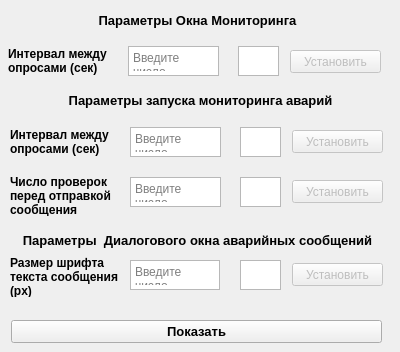
    <widget class="QWidget" name="tab_5">
     <attribute name="title">
      <string>Настройки</string>
     </attribute>
     <widget class="QLabel" name="label_36">
      <property name="geometry">
       <rect>
        <x>10</x>
        <y>175</y>
        <width>111</width>
        <height>41</height>
       </rect>
      </property>
      <property name="font">
       <font>
        <weight>75</weight>
        <bold>true</bold>
       </font>
      </property>
      <property name="text">
       <string>Число проверок перед отправкой сообщения</string>
      </property>
      <property name="wordWrap">
       <bool>true</bool>
      </property>
     </widget>
     <widget class="QTextEdit" name="textEdit_27">
      <property name="geometry">
       <rect>
        <x>130</x>
        <y>177</y>
        <width>91</width>
        <height>30</height>
       </rect>
      </property>
      <property name="placeholderText">
       <string>Введите число</string>
      </property>
     </widget>
     <widget class="QPushButton" name="Set_monitor_count_btn">
      <property name="enabled">
       <bool>false</bool>
      </property>
      <property name="geometry">
       <rect>
        <x>292</x>
        <y>180</y>
        <width>91</width>
        <height>23</height>
       </rect>
      </property>
      <property name="text">
       <string>Установить</string>
      </property>
     </widget>
     <widget class="QTextBrowser" name="textBrowser_25">
      <property name="geometry">
       <rect>
        <x>240</x>
        <y>177</y>
        <width>41</width>
        <height>30</height>
       </rect>
      </property>
      <property name="font">
       <font>
        <pointsize>10</pointsize>
        <weight>75</weight>
        <bold>true</bold>
       </font>
      </property>
      <property name="html">
       <string>&lt;!DOCTYPE HTML PUBLIC &quot;-//W3C//DTD HTML 4.0//EN&quot; &quot;http://www.w3.org/TR/REC-html40/strict.dtd&quot;&gt;
&lt;html&gt;&lt;head&gt;&lt;meta name=&quot;qrichtext&quot; content=&quot;1&quot; /&gt;&lt;style type=&quot;text/css&quot;&gt;
p, li { white-space: pre-wrap; }
&lt;/style&gt;&lt;/head&gt;&lt;body style=&quot; font-family:'MS Shell Dlg 2'; font-size:10pt; font-weight:600; font-style:normal;&quot;&gt;
&lt;p align=&quot;center&quot; style=&quot;-qt-paragraph-type:empty; margin-top:0px; margin-bottom:0px; margin-left:0px; margin-right:0px; -qt-block-indent:0; text-indent:0px; font-size:8pt; font-weight:400;&quot;&gt;&lt;br /&gt;&lt;/p&gt;&lt;/body&gt;&lt;/html&gt;</string>
      </property>
     </widget>
     <widget class="QLabel" name="label_38">
      <property name="geometry">
       <rect>
        <x>7</x>
        <y>10</y>
        <width>381</width>
        <height>20</height>
       </rect>
      </property>
      <property name="font">
       <font>
        <pointsize>10</pointsize>
        <weight>75</weight>
        <bold>true</bold>
       </font>
      </property>
      <property name="layoutDirection">
       <enum>Qt::LeftToRight</enum>
      </property>
      <property name="text">
       <string>Параметры Окна Мониторинга</string>
      </property>
      <property name="alignment">
       <set>Qt::AlignCenter</set>
      </property>
     </widget>
     <widget class="QTextBrowser" name="textBrowser_6">
      <property name="geometry">
       <rect>
        <x>238</x>
        <y>46</y>
        <width>41</width>
        <height>30</height>
       </rect>
      </property>
      <property name="font">
       <font>
        <pointsize>10</pointsize>
        <weight>75</weight>
        <bold>true</bold>
       </font>
      </property>
      <property name="layoutDirection">
       <enum>Qt::RightToLeft</enum>
      </property>
      <property name="autoFillBackground">
       <bool>true</bool>
      </property>
      <property name="html">
       <string>&lt;!DOCTYPE HTML PUBLIC &quot;-//W3C//DTD HTML 4.0//EN&quot; &quot;http://www.w3.org/TR/REC-html40/strict.dtd&quot;&gt;
&lt;html&gt;&lt;head&gt;&lt;meta name=&quot;qrichtext&quot; content=&quot;1&quot; /&gt;&lt;style type=&quot;text/css&quot;&gt;
p, li { white-space: pre-wrap; }
&lt;/style&gt;&lt;/head&gt;&lt;body style=&quot; font-family:'MS Shell Dlg 2'; font-size:10pt; font-weight:600; font-style:normal;&quot;&gt;
&lt;p align=&quot;center&quot; style=&quot;-qt-paragraph-type:empty; margin-top:0px; margin-bottom:0px; margin-left:0px; margin-right:0px; -qt-block-indent:0; text-indent:0px;&quot;&gt;&lt;br /&gt;&lt;/p&gt;&lt;/body&gt;&lt;/html&gt;</string>
      </property>
     </widget>
     <widget class="QTextEdit" name="textEdit_9">
      <property name="geometry">
       <rect>
        <x>128</x>
        <y>46</y>
        <width>91</width>
        <height>30</height>
       </rect>
      </property>
      <property name="sizePolicy">
       <sizepolicy hsizetype="MinimumExpanding" vsizetype="Minimum">
        <horstretch>0</horstretch>
        <verstretch>0</verstretch>
       </sizepolicy>
      </property>
      <property name="placeholderText">
       <string>Введите число</string>
      </property>
     </widget>
     <widget class="QLabel" name="label_37">
      <property name="geometry">
       <rect>
        <x>8</x>
        <y>46</y>
        <width>121</width>
        <height>29</height>
       </rect>
      </property>
      <property name="font">
       <font>
        <weight>75</weight>
        <bold>true</bold>
       </font>
      </property>
      <property name="text">
       <string>Интервал между опросами (сек)</string>
      </property>
      <property name="wordWrap">
       <bool>true</bool>
      </property>
     </widget>
     <widget class="QPushButton" name="Set_window_interval_time_btn">
      <property name="enabled">
       <bool>false</bool>
      </property>
      <property name="geometry">
       <rect>
        <x>290</x>
        <y>50</y>
        <width>91</width>
        <height>23</height>
       </rect>
      </property>
      <property name="text">
       <string>Установить</string>
      </property>
     </widget>
     <widget class="QLabel" name="label_39">
      <property name="geometry">
       <rect>
        <x>10</x>
        <y>90</y>
        <width>381</width>
        <height>20</height>
       </rect>
      </property>
      <property name="font">
       <font>
        <pointsize>10</pointsize>
        <weight>75</weight>
        <bold>true</bold>
       </font>
      </property>
      <property name="layoutDirection">
       <enum>Qt::LeftToRight</enum>
      </property>
      <property name="text">
       <string>Параметры запуска мониторинга аварий</string>
      </property>
      <property name="alignment">
       <set>Qt::AlignCenter</set>
      </property>
     </widget>
     <widget class="QLabel" name="label_34">
      <property name="geometry">
       <rect>
        <x>10</x>
        <y>127</y>
        <width>111</width>
        <height>29</height>
       </rect>
      </property>
      <property name="font">
       <font>
        <weight>75</weight>
        <bold>true</bold>
       </font>
      </property>
      <property name="text">
       <string>Интервал между опросами (сек)</string>
      </property>
      <property name="wordWrap">
       <bool>true</bool>
      </property>
     </widget>
     <widget class="QPushButton" name="Set_monitor_btn">
      <property name="enabled">
       <bool>false</bool>
      </property>
      <property name="geometry">
       <rect>
        <x>292</x>
        <y>130</y>
        <width>91</width>
        <height>23</height>
       </rect>
      </property>
      <property name="text">
       <string>Установить</string>
      </property>
     </widget>
     <widget class="QTextEdit" name="textEdit_8">
      <property name="geometry">
       <rect>
        <x>130</x>
        <y>127</y>
        <width>91</width>
        <height>30</height>
       </rect>
      </property>
      <property name="placeholderText">
       <string>Введите число</string>
      </property>
     </widget>
     <widget class="QTextBrowser" name="textBrowser_5">
      <property name="geometry">
       <rect>
        <x>240</x>
        <y>127</y>
        <width>41</width>
        <height>30</height>
       </rect>
      </property>
      <property name="font">
       <font>
        <pointsize>10</pointsize>
        <weight>75</weight>
        <bold>true</bold>
       </font>
      </property>
      <property name="html">
       <string>&lt;!DOCTYPE HTML PUBLIC &quot;-//W3C//DTD HTML 4.0//EN&quot; &quot;http://www.w3.org/TR/REC-html40/strict.dtd&quot;&gt;
&lt;html&gt;&lt;head&gt;&lt;meta name=&quot;qrichtext&quot; content=&quot;1&quot; /&gt;&lt;style type=&quot;text/css&quot;&gt;
p, li { white-space: pre-wrap; }
&lt;/style&gt;&lt;/head&gt;&lt;body style=&quot; font-family:'MS Shell Dlg 2'; font-size:10pt; font-weight:600; font-style:normal;&quot;&gt;
&lt;p align=&quot;center&quot; style=&quot;-qt-paragraph-type:empty; margin-top:0px; margin-bottom:0px; margin-left:0px; margin-right:0px; -qt-block-indent:0; text-indent:0px; font-size:8pt; font-weight:400;&quot;&gt;&lt;br /&gt;&lt;/p&gt;&lt;/body&gt;&lt;/html&gt;</string>
      </property>
     </widget>
     <widget class="QLabel" name="label_40">
      <property name="geometry">
       <rect>
        <x>12</x>
        <y>230</y>
        <width>371</width>
        <height>20</height>
       </rect>
      </property>
      <property name="font">
       <font>
        <pointsize>10</pointsize>
        <weight>75</weight>
        <bold>true</bold>
       </font>
      </property>
      <property name="text">
       <string>Параметры  Диалогового окна аварийных сообщений</string>
      </property>
      <property name="alignment">
       <set>Qt::AlignCenter</set>
      </property>
     </widget>
     <widget class="QTextEdit" name="textEdit_35">
      <property name="geometry">
       <rect>
        <x>130</x>
        <y>260</y>
        <width>90</width>
        <height>30</height>
       </rect>
      </property>
      <property name="placeholderText">
       <string>Введите число</string>
      </property>
     </widget>
     <widget class="QLabel" name="label_41">
      <property name="geometry">
       <rect>
        <x>10</x>
        <y>256</y>
        <width>111</width>
        <height>41</height>
       </rect>
      </property>
      <property name="font">
       <font>
        <weight>75</weight>
        <bold>true</bold>
       </font>
      </property>
      <property name="text">
       <string>Размер шрифта текста сообщения (px)</string>
      </property>
      <property name="wordWrap">
       <bool>true</bool>
      </property>
     </widget>
     <widget class="QTextBrowser" name="textBrowser_27">
      <property name="geometry">
       <rect>
        <x>240</x>
        <y>260</y>
        <width>41</width>
        <height>30</height>
       </rect>
      </property>
      <property name="font">
       <font>
        <pointsize>10</pointsize>
        <weight>75</weight>
        <bold>true</bold>
       </font>
      </property>
      <property name="toolTip">
       <string>&lt;html&gt;&lt;head/&gt;&lt;body&gt;&lt;p align=&quot;center&quot;&gt;&lt;span style=&quot; font-size:10pt; font-weight:600;&quot;&gt;&lt;br/&gt;&lt;/span&gt;&lt;/p&gt;&lt;/body&gt;&lt;/html&gt;</string>
      </property>
      <property name="whatsThis">
       <string>&lt;html&gt;&lt;head/&gt;&lt;body&gt;&lt;p align=&quot;center&quot;&gt;&lt;span style=&quot; font-size:10pt; font-weight:600;&quot;&gt;&lt;br/&gt;&lt;/span&gt;&lt;/p&gt;&lt;/body&gt;&lt;/html&gt;</string>
      </property>
      <property name="html">
       <string>&lt;!DOCTYPE HTML PUBLIC &quot;-//W3C//DTD HTML 4.0//EN&quot; &quot;http://www.w3.org/TR/REC-html40/strict.dtd&quot;&gt;
&lt;html&gt;&lt;head&gt;&lt;meta name=&quot;qrichtext&quot; content=&quot;1&quot; /&gt;&lt;style type=&quot;text/css&quot;&gt;
p, li { white-space: pre-wrap; }
&lt;/style&gt;&lt;/head&gt;&lt;body style=&quot; font-family:'MS Shell Dlg 2'; font-size:10pt; font-weight:600; font-style:normal;&quot;&gt;
&lt;p align=&quot;center&quot; style=&quot;-qt-paragraph-type:empty; margin-top:0px; margin-bottom:0px; margin-left:0px; margin-right:0px; -qt-block-indent:0; text-indent:0px;&quot;&gt;&lt;br /&gt;&lt;/p&gt;&lt;/body&gt;&lt;/html&gt;</string>
      </property>
     </widget>
     <widget class="QPushButton" name="Set_font_size_btn">
      <property name="enabled">
       <bool>false</bool>
      </property>
      <property name="geometry">
       <rect>
        <x>292</x>
        <y>263</y>
        <width>91</width>
        <height>23</height>
       </rect>
      </property>
      <property name="text">
       <string>Установить</string>
      </property>
     </widget>
     <widget class="QPushButton" name="View_message_box_btn">
      <property name="geometry">
       <rect>
        <x>11</x>
        <y>320</y>
        <width>371</width>
        <height>23</height>
       </rect>
      </property>
      <property name="font">
       <font>
        <pointsize>10</pointsize>
        <weight>75</weight>
        <bold>true</bold>
       </font>
      </property>
      <property name="text">
       <string>Показать</string>
      </property>
     </widget>
    </widget>
